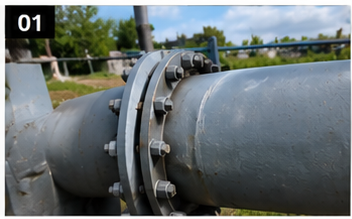
#> input picture Data/Rust_Images/pipeline_rust_annotated_01.png, 352 x 219 px, found by its file name; its folder holds only this picture in this run
$ python prepare_and_train.py
#> lines starting #> are read from the running program, lines starting #| are printed output that depends on the picture; after the words box and inside, x2 and y2 are one past the last pixel; in counts of white or black regions, pixels touching at a corner belong together
"""
Rust Dataset Preparation + YOLOv8-seg Training Pipeline
=======================================================
Steps:
  1. Parse annotation overlays from pipeline_rust_annotated_*.png
     - Yellow/orange  (H 20-45)  → class 0: "rust"
     - Cyan/teal      (H 95-115) → class 1: "corrosion_zone" (secondary)
  2. Split 80/20 train/val
  3. Build YOLO dataset folder structure + data.yaml
  4. Train yolov8n-seg for 50 epochs at imgsz=320 (CPU-friendly)
  5. Copy best.pt → YOLO_Pipeline/weights/best.pt
"""

import os, sys, json, shutil, random, math

_extra = r"D:\pip_packages"
if _extra not in sys.path:
    sys.path.insert(0, _extra)

os.environ.setdefault("OMP_NUM_THREADS",        "1")
os.environ.setdefault("OPENBLAS_NUM_THREADS",   "1")
os.environ.setdefault("MKL_NUM_THREADS",        "1")

import cv2
import numpy as np

# ── Config ────────────────────────────────────────────────────────────────────
RUST_DIR    = r"D:\Pipeline-Digital-Twin\Data\Rust_Images"
YOLO_DIR    = r"D:\Pipeline-Digital-Twin\YOLO_Pipeline"
DATASET_DIR = os.path.join(YOLO_DIR, "dataset")
WEIGHTS_DIR = os.path.join(YOLO_DIR, "weights")

CLASSES = {0: "rust", 1: "corrosion_zone"}

# HSV ranges for annotation overlays
OVERLAY_RANGES = [
    # (class_id, h_lo, h_hi, s_lo, v_lo)  — rust / amber / orange / yellow highlight
    (0, 10, 45,  100, 70),
    # cyan/teal secondary corrosion zone
    (1, 90, 125, 90,  70),
]

TRAIN_SPLIT = 0.80
IMGSZ       = 320
EPOCHS      = 60
BATCH       = 4          # small batch for low RAM
MIN_CONTOUR_AREA = 150   # px²  — ignore tiny noise regions


# ── 1. Extract polygon labels from annotation overlays ────────────────────────
def extract_labels(img_path):
    """Return list of (class_id, [(x_norm, y_norm), ...]) polygons."""
    img = cv2.imread(img_path)
    if img is None:
        return []
    h, w = img.shape[:2]
    hsv  = cv2.cvtColor(img, cv2.COLOR_BGR2HSV)
    labels = []

    for (cls_id, h_lo, h_hi, s_lo, v_lo) in OVERLAY_RANGES:
        mask = cv2.inRange(hsv,
                           (h_lo, s_lo, v_lo),
                           (h_hi, 255,  255))
        # Morphological cleanup
        kernel = cv2.getStructuringElement(cv2.MORPH_ELLIPSE, (5, 5))
        mask   = cv2.morphologyEx(mask, cv2.MORPH_CLOSE, kernel)
        mask   = cv2.morphologyEx(mask, cv2.MORPH_OPEN,  kernel)

        contours, _ = cv2.findContours(mask, cv2.RETR_EXTERNAL,
                                       cv2.CHAIN_APPROX_SIMPLE)
        for cnt in contours:
            if cv2.contourArea(cnt) < MIN_CONTOUR_AREA:
                continue
            # Simplify polygon
            epsilon = 0.02 * cv2.arcLength(cnt, True)
            approx  = cv2.approxPolyDP(cnt, epsilon, True)
            if len(approx) < 3:
                continue
            pts_norm = [(float(p[0][0]) / w, float(p[0][1]) / h)
                        for p in approx]
            labels.append((cls_id, pts_norm))

    return labels


def label_to_yolo_line(cls_id, pts_norm):
    flat = " ".join(f"{x:.6f} {y:.6f}" for x, y in pts_norm)
    return f"{cls_id} {flat}"


# ── 2. Build dataset folder structure ────────────────────────────────────────
def build_dataset(images_with_labels):
    for split in ("train", "val"):
        split_dir = os.path.join(DATASET_DIR, split)
        if os.path.exists(split_dir):
            shutil.rmtree(split_dir)
        for sub in ("images", "labels"):
            os.makedirs(os.path.join(DATASET_DIR, split, sub), exist_ok=True)

    random.seed(42)
    random.shuffle(images_with_labels)
    n_train = max(1, math.floor(len(images_with_labels) * TRAIN_SPLIT))
    splits  = {
        "train": images_with_labels[:n_train],
        "val":   images_with_labels[n_train:],
    }

    stats = {}
    for split, items in splits.items():
        count = 0
        for img_path, labels in items:
            fname = os.path.basename(img_path)
            stem  = os.path.splitext(fname)[0]

            # Copy image
            dst_img = os.path.join(DATASET_DIR, split, "images", fname)
            shutil.copy2(img_path, dst_img)

            # Write label file
            dst_lbl = os.path.join(DATASET_DIR, split, "labels", stem + ".txt")
            with open(dst_lbl, "w") as f:
                for (cls_id, pts) in labels:
                    f.write(label_to_yolo_line(cls_id, pts) + "\n")
            count += 1
        stats[split] = count
        print(f"  {split}: {count} images")

    return stats


# ── 3. Write data.yaml ────────────────────────────────────────────────────────
def write_yaml():
    yaml_path = os.path.join(DATASET_DIR, "data.yaml")
    train_path = os.path.join(DATASET_DIR, "train", "images").replace("\\", "/")
    val_path   = os.path.join(DATASET_DIR, "val",   "images").replace("\\", "/")
    nc = len(CLASSES)
    names_str  = "[" + ", ".join(f"'{v}'" for v in CLASSES.values()) + "]"
    content = (
        f"train: {train_path}\n"
        f"val:   {val_path}\n"
        f"nc:    {nc}\n"
        f"names: {names_str}\n"
    )
    with open(yaml_path, "w") as f:
        f.write(content)
    print(f"  data.yaml → {yaml_path}")
    return yaml_path


# ── 4. Train ──────────────────────────────────────────────────────────────────
def train(yaml_path):
    # Import here so env vars are already set
    import ultralytics.cfg
    from ultralytics import YOLO

    # Monkey-patch to swallow unknown keys (grayscale etc.)
    _orig = ultralytics.cfg.check_dict_alignment
    def _patched(base, custom, e=None, allowed_custom_keys=None):
        custom.pop("grayscale", None)
        return _orig(base, custom, e, allowed_custom_keys)
    ultralytics.cfg.check_dict_alignment = _patched

    print(f"\nInitialising YOLOv8n-seg model …")
    model = YOLO("yolov8n-seg.pt")

    runs_dir = os.path.join(YOLO_DIR, "runs")
    print(f"Starting training  epochs={EPOCHS}  imgsz={IMGSZ}  batch={BATCH}")
    model.train(
        data      = yaml_path,
        epochs    = EPOCHS,
        imgsz     = IMGSZ,
        batch     = BATCH,
        device    = "cpu",
        workers   = 0,          # single-threaded data loading
        # Augmentations tuned for IR/thermal-style rust imagery
        hsv_h     = 0.015,
        hsv_s     = 0.4,
        hsv_v     = 0.4,
        fliplr    = 0.5,
        flipud    = 0.1,
        degrees   = 10.0,
        scale     = 0.4,
        mosaic    = 0.5,
        project   = runs_dir,
        name      = "rust_seg_train",
        exist_ok  = True,
        verbose   = True,
    )

    # Copy best weights
    best_src = os.path.join(runs_dir, "rust_seg_train", "weights", "best.pt")
    os.makedirs(WEIGHTS_DIR, exist_ok=True)
    best_dst = os.path.join(WEIGHTS_DIR, "best.pt")
    if os.path.exists(best_src):
        shutil.copy2(best_src, best_dst)
        print(f"\n[OK] Best weights saved -> {best_dst}")
    else:
        print(f"\n[WARN] best.pt not found at {best_src}. Check runs/ dir.")

    return model


# ── Main ──────────────────────────────────────────────────────────────────────
def main():
    print(f"\n{'='*60}")
    print("  Rust Dataset Prep + YOLOv8-seg Training")
    print(f"{'='*60}\n")

    # 1. Extract labels
    print("Step 1 — Extracting annotation overlays …")
    rust_imgs = sorted([
        os.path.join(RUST_DIR, f)
        for f in os.listdir(RUST_DIR)
        if f.lower().endswith((".png", ".jpg", ".jpeg"))
    ])
    print(f"  Found {len(rust_imgs)} annotated images.")

    images_with_labels = []
    skipped = 0
    for ip in rust_imgs:
        labels = extract_labels(ip)
#> in extract_labels, img is the input picture: shape (219, 352, 3); mean B, G, R 113, 111.9, 103.9
#> in extract_labels, `hsv  = cv2.cvtColor(img, cv2.COLOR_BGR2HSV)`: hsv: shape (219, 352, 3); mean H, S, V 75.9, 50.8, 119.7
#> the loop in extract_labels, `for (cls_id, h_lo, h_hi, s_lo, v_lo) in OVERLAY_RANGES:` made 2 passes
#> pass 1, in extract_labels, `mask = cv2.inRange(hsv, (h_lo, s_lo, v_lo), (h_hi, 255,  255))`:
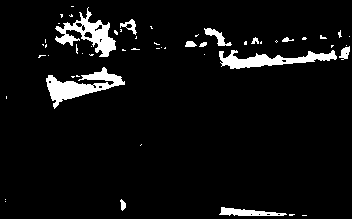
#> mask: shape (219, 352); 5.8% white; 54 white regions (42 under 20 px), largest, box (x1, y1, x2, y2) and area: (46, 67, 125, 109) 1223, (55, 7, 116, 57) 1085, (219, 50, 337, 69) 1026
#> pass 1, in extract_labels, `mask   = cv2.morphologyEx(mask, cv2.MORPH_CLOSE, kernel)`:
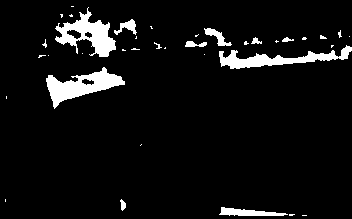
#> mask: shape (219, 352); 6.4% white; 37 white regions (26 under 20 px), largest, box (x1, y1, x2, y2) and area: (46, 67, 125, 109) 1366, (55, 7, 116, 57) 1284, (219, 45, 352, 69) 1175
#> pass 1, in extract_labels, `mask   = cv2.morphologyEx(mask, cv2.MORPH_OPEN,  kernel)`:
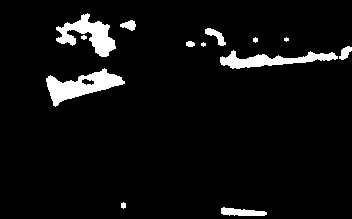
#> mask: shape (219, 352); 5.6% white; 13 white regions (2 under 20 px), largest, box (x1, y1, x2, y2) and area: (46, 68, 125, 107) 1331, (56, 13, 116, 57) 1148, (220, 50, 338, 69) 1005
#> pass 2, in extract_labels, `mask = cv2.inRange(hsv, (h_lo, s_lo, v_lo), (h_hi, 255,  255))`:
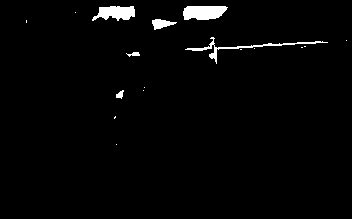
#> mask: shape (219, 352); 2.1% white; 17 white regions (11 under 20 px), largest, box (x1, y1, x2, y2) and area: (183, 6, 228, 20) 525, (92, 6, 135, 21) 445, (185, 37, 328, 64) 388, (152, 19, 177, 30) 156, (116, 90, 124, 99) 43, (126, 52, 140, 57) 39
#> after the loop in extract_labels, `for (cls_id, h_lo, h_hi, s_lo, v_lo) in OVERLAY_RANGES:`:
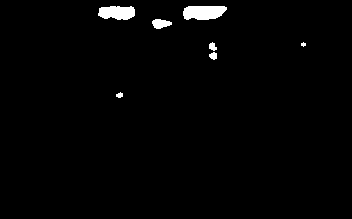
#> mask: shape (219, 352); 1.6% white; 7 white regions (1 under 20 px), largest, box (x1, y1, x2, y2) and area: (183, 6, 227, 20) 520, (98, 6, 135, 20) 424, (152, 19, 172, 29) 140, (209, 42, 217, 51) 48, (209, 52, 217, 60) 47, (116, 92, 123, 98) 30
#> after the loop in extract_labels, `for (cls_id, h_lo, h_hi, s_lo, v_lo) in OVERLAY_RANGES:`: labels = 6 items
#> labels = 6 items
        if labels:
            images_with_labels.append((ip, labels))
            print(f"  {os.path.basename(ip)}: {len(labels)} region(s)")
#|   pipeline_rust_annotated_01.png: 6 region(s)
        else:
            print(f"  {os.path.basename(ip)}: [WARN] no overlay detected - skipping")
            skipped += 1

    print(f"\n  Usable images: {len(images_with_labels)}  |  Skipped: {skipped}")
#|   Usable images: 1  |  Skipped: 0
    if not images_with_labels:
        print("[ERROR] No labels could be extracted. Aborting.")
        sys.exit(1)

    # 2+3. Dataset structure + yaml
    print("\nStep 2 — Building YOLO dataset structure …")
    build_dataset(images_with_labels)
#> in build_dataset, `n_train = max(1, math.floor(len(images_with_labels) * TRAIN_SPLIT))`: n_train = 1
#> the loop in build_dataset, `for split, items in splits.items():` made 2 passes
#> split on pass 1: 'train'
#|   train: 1 images
#|   val: 0 images
#> after the loop in build_dataset, `for split, items in splits.items():`: stats = {'train': 1, 'val': 0}
    print("\nStep 3 — Writing data.yaml …")
    yaml_path = write_yaml()
#|   data.yaml → D:\Pipeline-Digital-Twin\YOLO_Pipeline/dataset/data.yaml

    # 4. Train
    print("\nStep 4 — Training …")
    model = train(yaml_path)

    print(f"\n{'='*60}")
    print("  Training complete!")
    print(f"  Weights → {os.path.join(WEIGHTS_DIR, 'best.pt')}")
    print(f"{'='*60}\n")


if __name__ == "__main__":
    main()
#> (the call stopped at in train, `model = YOLO("yolov8n-seg.pt")`: ultralytics is not available in this run)
